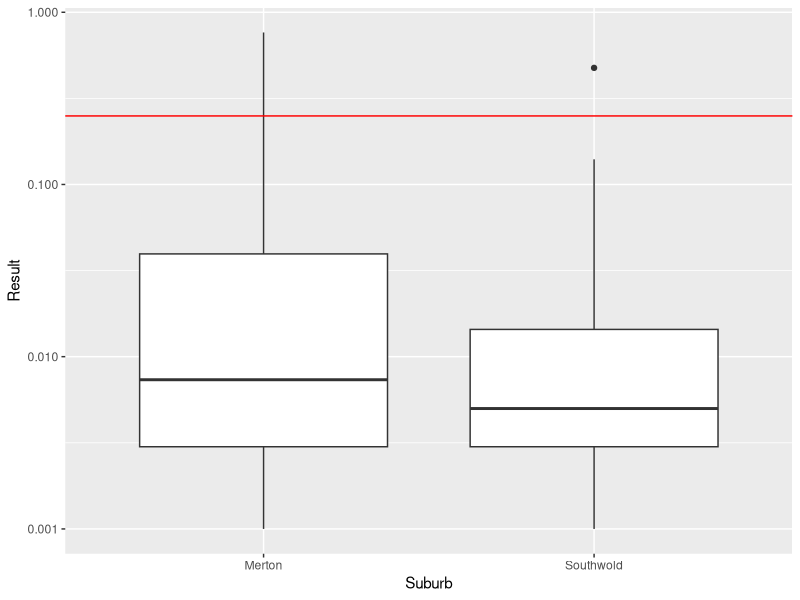

Here is the R script that generated this plot:
## ---- chunk 1
knitr::opts_chunk$set(echo = FALSE, message=FALSE, warning=FALSE, dpi=300)
## ---- chunk 2
library(tidyverse)
# Bendigo weather station
bom <- read_csv("data/IDCJAC0009_081123_1800_Data.csv")
bom_grouped <- group_by(bom, Year)
bom_annual <- summarise(bom_grouped, 
                        Rainfall = sum(`Rainfall amount (millimetres)`, 
                                       na.rm = TRUE))
slice_max(bom_annual, order_by = Rainfall, n = 5)
## ---- chunk 3
library(tidyverse)
labdata <- read_csv("data/water_quality.csv") 
thm_merton_southwold <- filter(labdata, Measure == "THM" & 
                                 (Suburb == "Merton" | 
                                    Suburb == "Southwold"))
ggplot(thm_merton_southwold, aes(Suburb, Result)) + 
  geom_boxplot() + 
  scale_y_log10() + 
  geom_hline(yintercept = 0.25, col = "red")
